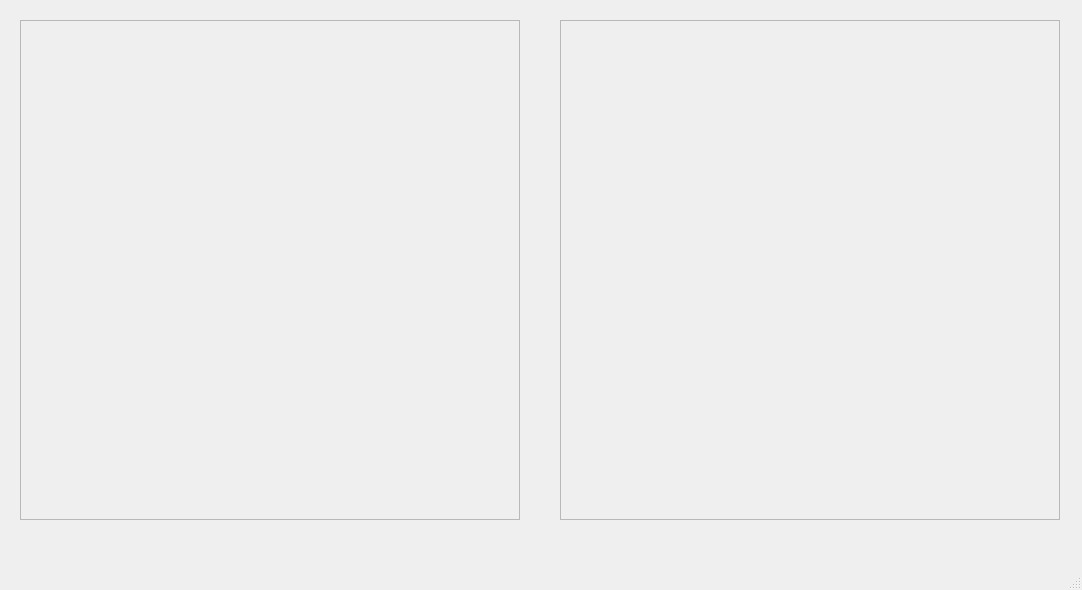
<?xml version="1.0" encoding="UTF-8"?>
<ui version="4.0">
 <class>MainWindow</class>
 <widget class="QMainWindow" name="MainWindow">
  <property name="geometry">
   <rect>
    <x>0</x>
    <y>0</y>
    <width>1082</width>
    <height>590</height>
   </rect>
  </property>
  <property name="windowTitle">
   <string>MainWindow</string>
  </property>
  <widget class="QWidget" name="centralwidget">
   <widget class="QFrame" name="im_source">
    <property name="geometry">
     <rect>
      <x>20</x>
      <y>20</y>
      <width>500</width>
      <height>500</height>
     </rect>
    </property>
    <property name="frameShape">
     <enum>QFrame::StyledPanel</enum>
    </property>
    <property name="frameShadow">
     <enum>QFrame::Raised</enum>
    </property>
   </widget>
   <widget class="QFrame" name="im_destination">
    <property name="geometry">
     <rect>
      <x>560</x>
      <y>20</y>
      <width>500</width>
      <height>500</height>
     </rect>
    </property>
    <property name="frameShape">
     <enum>QFrame::StyledPanel</enum>
    </property>
    <property name="frameShadow">
     <enum>QFrame::Raised</enum>
    </property>
   </widget>
  </widget>
  <widget class="QMenuBar" name="menubar">
   <property name="geometry">
    <rect>
     <x>0</x>
     <y>0</y>
     <width>1082</width>
     <height>21</height>
    </rect>
   </property>
  </widget>
  <widget class="QStatusBar" name="statusbar"/>
 </widget>
 <resources/>
 <connections/>
</ui>
